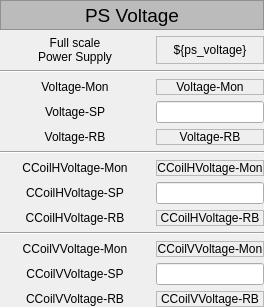
    <widget class="QWidget" name="widget" native="true">
     <layout class="QGridLayout" name="gridLayout_2">
      <property name="leftMargin">
       <number>0</number>
      </property>
      <property name="topMargin">
       <number>0</number>
      </property>
      <property name="rightMargin">
       <number>0</number>
      </property>
      <property name="bottomMargin">
       <number>0</number>
      </property>
      <item row="7" column="1">
       <widget class="PyDMLabel" name="PyDMLabel_24">
        <property name="sizePolicy">
         <sizepolicy hsizetype="Expanding" vsizetype="Expanding">
          <horstretch>0</horstretch>
          <verstretch>0</verstretch>
         </sizepolicy>
        </property>
        <property name="toolTip">
         <string/>
        </property>
        <property name="frameShape">
         <enum>QFrame::StyledPanel</enum>
        </property>
        <property name="text">
         <string>CCoilHVoltage-Mon</string>
        </property>
        <property name="alignment">
         <set>Qt::AlignCenter</set>
        </property>
        <property name="channel" stdset="0">
         <string>ca://${pv_prefix}:CCoilHVoltage-Mon</string>
        </property>
       </widget>
      </item>
      <item row="10" column="0" colspan="2">
       <widget class="QFrame" name="frame_2">
        <property name="frameShape">
         <enum>QFrame::HLine</enum>
        </property>
        <property name="frameShadow">
         <enum>QFrame::Sunken</enum>
        </property>
       </widget>
      </item>
      <item row="7" column="0">
       <widget class="QLabel" name="label_31">
        <property name="sizePolicy">
         <sizepolicy hsizetype="MinimumExpanding" vsizetype="Expanding">
          <horstretch>0</horstretch>
          <verstretch>0</verstretch>
         </sizepolicy>
        </property>
        <property name="minimumSize">
         <size>
          <width>150</width>
          <height>0</height>
         </size>
        </property>
        <property name="text">
         <string>CCoilHVoltage-Mon</string>
        </property>
        <property name="alignment">
         <set>Qt::AlignCenter</set>
        </property>
       </widget>
      </item>
      <item row="11" column="0">
       <widget class="QLabel" name="label_36">
        <property name="sizePolicy">
         <sizepolicy hsizetype="MinimumExpanding" vsizetype="Expanding">
          <horstretch>0</horstretch>
          <verstretch>0</verstretch>
         </sizepolicy>
        </property>
        <property name="minimumSize">
         <size>
          <width>150</width>
          <height>0</height>
         </size>
        </property>
        <property name="text">
         <string>CCoilVVoltage-Mon</string>
        </property>
        <property name="alignment">
         <set>Qt::AlignCenter</set>
        </property>
       </widget>
      </item>
      <item row="4" column="1">
       <widget class="PyDMLineEdit" name="PyDMLineEdit_2">
        <property name="sizePolicy">
         <sizepolicy hsizetype="Expanding" vsizetype="Expanding">
          <horstretch>0</horstretch>
          <verstretch>0</verstretch>
         </sizepolicy>
        </property>
        <property name="toolTip">
         <string/>
        </property>
        <property name="alignment">
         <set>Qt::AlignCenter</set>
        </property>
        <property name="channel" stdset="0">
         <string>ca://${pv_prefix}:Voltage-SP</string>
        </property>
       </widget>
      </item>
      <item row="9" column="0">
       <widget class="QLabel" name="label_33">
        <property name="sizePolicy">
         <sizepolicy hsizetype="MinimumExpanding" vsizetype="Expanding">
          <horstretch>0</horstretch>
          <verstretch>0</verstretch>
         </sizepolicy>
        </property>
        <property name="minimumSize">
         <size>
          <width>150</width>
          <height>0</height>
         </size>
        </property>
        <property name="text">
         <string>CCoilHVoltage-RB</string>
        </property>
        <property name="alignment">
         <set>Qt::AlignCenter</set>
        </property>
       </widget>
      </item>
      <item row="9" column="1">
       <widget class="PyDMLabel" name="PyDMLabel_23">
        <property name="sizePolicy">
         <sizepolicy hsizetype="Expanding" vsizetype="Expanding">
          <horstretch>0</horstretch>
          <verstretch>0</verstretch>
         </sizepolicy>
        </property>
        <property name="toolTip">
         <string/>
        </property>
        <property name="frameShape">
         <enum>QFrame::StyledPanel</enum>
        </property>
        <property name="text">
         <string>CCoilHVoltage-RB</string>
        </property>
        <property name="alignment">
         <set>Qt::AlignCenter</set>
        </property>
        <property name="channel" stdset="0">
         <string>ca://${pv_prefix}:CCoilHVoltage-RB</string>
        </property>
       </widget>
      </item>
      <item row="5" column="0">
       <widget class="QLabel" name="label_30">
        <property name="sizePolicy">
         <sizepolicy hsizetype="MinimumExpanding" vsizetype="Expanding">
          <horstretch>0</horstretch>
          <verstretch>0</verstretch>
         </sizepolicy>
        </property>
        <property name="minimumSize">
         <size>
          <width>150</width>
          <height>0</height>
         </size>
        </property>
        <property name="text">
         <string>Voltage-RB</string>
        </property>
        <property name="alignment">
         <set>Qt::AlignCenter</set>
        </property>
       </widget>
      </item>
      <item row="8" column="1">
       <widget class="PyDMLineEdit" name="PyDMLineEdit_3">
        <property name="sizePolicy">
         <sizepolicy hsizetype="Expanding" vsizetype="Expanding">
          <horstretch>0</horstretch>
          <verstretch>0</verstretch>
         </sizepolicy>
        </property>
        <property name="toolTip">
         <string/>
        </property>
        <property name="alignment">
         <set>Qt::AlignCenter</set>
        </property>
        <property name="channel" stdset="0">
         <string>ca://${pv_prefix}:CCoilHVoltage-SP</string>
        </property>
       </widget>
      </item>
      <item row="6" column="0" colspan="2">
       <widget class="QFrame" name="frame">
        <property name="frameShape">
         <enum>QFrame::HLine</enum>
        </property>
        <property name="frameShadow">
         <enum>QFrame::Sunken</enum>
        </property>
       </widget>
      </item>
      <item row="3" column="1">
       <widget class="PyDMLabel" name="PyDMLabel_8">
        <property name="sizePolicy">
         <sizepolicy hsizetype="Expanding" vsizetype="Expanding">
          <horstretch>0</horstretch>
          <verstretch>0</verstretch>
         </sizepolicy>
        </property>
        <property name="toolTip">
         <string/>
        </property>
        <property name="frameShape">
         <enum>QFrame::StyledPanel</enum>
        </property>
        <property name="text">
         <string>Voltage-Mon</string>
        </property>
        <property name="alignment">
         <set>Qt::AlignCenter</set>
        </property>
        <property name="channel" stdset="0">
         <string>ca://${pv_prefix}:Voltage-Mon</string>
        </property>
       </widget>
      </item>
      <item row="2" column="0" colspan="2">
       <widget class="QFrame" name="frame_3">
        <property name="frameShape">
         <enum>QFrame::HLine</enum>
        </property>
        <property name="frameShadow">
         <enum>QFrame::Sunken</enum>
        </property>
       </widget>
      </item>
      <item row="3" column="0">
       <widget class="QLabel" name="label_28">
        <property name="sizePolicy">
         <sizepolicy hsizetype="MinimumExpanding" vsizetype="Expanding">
          <horstretch>0</horstretch>
          <verstretch>0</verstretch>
         </sizepolicy>
        </property>
        <property name="minimumSize">
         <size>
          <width>150</width>
          <height>0</height>
         </size>
        </property>
        <property name="text">
         <string>Voltage-Mon</string>
        </property>
        <property name="alignment">
         <set>Qt::AlignCenter</set>
        </property>
       </widget>
      </item>
      <item row="12" column="1">
       <widget class="PyDMLineEdit" name="PyDMLineEdit_4">
        <property name="sizePolicy">
         <sizepolicy hsizetype="Expanding" vsizetype="Expanding">
          <horstretch>0</horstretch>
          <verstretch>0</verstretch>
         </sizepolicy>
        </property>
        <property name="toolTip">
         <string/>
        </property>
        <property name="alignment">
         <set>Qt::AlignCenter</set>
        </property>
        <property name="channel" stdset="0">
         <string>ca://${pv_prefix}:CCoilVVoltage-SP</string>
        </property>
       </widget>
      </item>
      <item row="4" column="0">
       <widget class="QLabel" name="label_27">
        <property name="sizePolicy">
         <sizepolicy hsizetype="MinimumExpanding" vsizetype="Expanding">
          <horstretch>0</horstretch>
          <verstretch>0</verstretch>
         </sizepolicy>
        </property>
        <property name="minimumSize">
         <size>
          <width>150</width>
          <height>0</height>
         </size>
        </property>
        <property name="text">
         <string>Voltage-SP</string>
        </property>
        <property name="alignment">
         <set>Qt::AlignCenter</set>
        </property>
       </widget>
      </item>
      <item row="1" column="1">
       <widget class="QLabel" name="label_6">
        <property name="sizePolicy">
         <sizepolicy hsizetype="Expanding" vsizetype="Expanding">
          <horstretch>0</horstretch>
          <verstretch>0</verstretch>
         </sizepolicy>
        </property>
        <property name="frameShape">
         <enum>QFrame::StyledPanel</enum>
        </property>
        <property name="text">
         <string>${ps_voltage}</string>
        </property>
        <property name="alignment">
         <set>Qt::AlignCenter</set>
        </property>
       </widget>
      </item>
      <item row="13" column="1">
       <widget class="PyDMLabel" name="PyDMLabel_25">
        <property name="sizePolicy">
         <sizepolicy hsizetype="Expanding" vsizetype="Expanding">
          <horstretch>0</horstretch>
          <verstretch>0</verstretch>
         </sizepolicy>
        </property>
        <property name="toolTip">
         <string/>
        </property>
        <property name="frameShape">
         <enum>QFrame::StyledPanel</enum>
        </property>
        <property name="text">
         <string>CCoilVVoltage-RB</string>
        </property>
        <property name="alignment">
         <set>Qt::AlignCenter</set>
        </property>
        <property name="channel" stdset="0">
         <string>ca://${pv_prefix}:CCoilVVoltage-RB</string>
        </property>
       </widget>
      </item>
      <item row="1" column="0">
       <widget class="QLabel" name="label_29">
        <property name="sizePolicy">
         <sizepolicy hsizetype="MinimumExpanding" vsizetype="Expanding">
          <horstretch>0</horstretch>
          <verstretch>0</verstretch>
         </sizepolicy>
        </property>
        <property name="minimumSize">
         <size>
          <width>150</width>
          <height>0</height>
         </size>
        </property>
        <property name="acceptDrops">
         <bool>false</bool>
        </property>
        <property name="layoutDirection">
         <enum>Qt::LeftToRight</enum>
        </property>
        <property name="text">
         <string>Full scale
Power Supply</string>
        </property>
        <property name="scaledContents">
         <bool>false</bool>
        </property>
        <property name="alignment">
         <set>Qt::AlignCenter</set>
        </property>
        <property name="wordWrap">
         <bool>true</bool>
        </property>
       </widget>
      </item>
      <item row="11" column="1">
       <widget class="PyDMLabel" name="PyDMLabel_26">
        <property name="sizePolicy">
         <sizepolicy hsizetype="Expanding" vsizetype="Expanding">
          <horstretch>0</horstretch>
          <verstretch>0</verstretch>
         </sizepolicy>
        </property>
        <property name="toolTip">
         <string/>
        </property>
        <property name="frameShape">
         <enum>QFrame::StyledPanel</enum>
        </property>
        <property name="text">
         <string>CCoilVVoltage-Mon</string>
        </property>
        <property name="alignment">
         <set>Qt::AlignCenter</set>
        </property>
        <property name="channel" stdset="0">
         <string>ca://${pv_prefix}:CCoilVVoltage-Mon</string>
        </property>
       </widget>
      </item>
      <item row="8" column="0">
       <widget class="QLabel" name="label_32">
        <property name="sizePolicy">
         <sizepolicy hsizetype="MinimumExpanding" vsizetype="Expanding">
          <horstretch>0</horstretch>
          <verstretch>0</verstretch>
         </sizepolicy>
        </property>
        <property name="minimumSize">
         <size>
          <width>150</width>
          <height>0</height>
         </size>
        </property>
        <property name="text">
         <string>CCoilHVoltage-SP</string>
        </property>
        <property name="alignment">
         <set>Qt::AlignCenter</set>
        </property>
       </widget>
      </item>
      <item row="5" column="1">
       <widget class="PyDMLabel" name="PyDMLabel_7">
        <property name="sizePolicy">
         <sizepolicy hsizetype="Expanding" vsizetype="Expanding">
          <horstretch>0</horstretch>
          <verstretch>0</verstretch>
         </sizepolicy>
        </property>
        <property name="toolTip">
         <string/>
        </property>
        <property name="frameShape">
         <enum>QFrame::StyledPanel</enum>
        </property>
        <property name="text">
         <string>Voltage-RB</string>
        </property>
        <property name="alignment">
         <set>Qt::AlignCenter</set>
        </property>
        <property name="channel" stdset="0">
         <string>ca://${pv_prefix}:Voltage-RB</string>
        </property>
       </widget>
      </item>
      <item row="12" column="0">
       <widget class="QLabel" name="label_34">
        <property name="sizePolicy">
         <sizepolicy hsizetype="MinimumExpanding" vsizetype="Expanding">
          <horstretch>0</horstretch>
          <verstretch>0</verstretch>
         </sizepolicy>
        </property>
        <property name="minimumSize">
         <size>
          <width>150</width>
          <height>0</height>
         </size>
        </property>
        <property name="text">
         <string>CCoilVVoltage-SP</string>
        </property>
        <property name="alignment">
         <set>Qt::AlignCenter</set>
        </property>
       </widget>
      </item>
      <item row="13" column="0">
       <widget class="QLabel" name="label_35">
        <property name="sizePolicy">
         <sizepolicy hsizetype="MinimumExpanding" vsizetype="Expanding">
          <horstretch>0</horstretch>
          <verstretch>0</verstretch>
         </sizepolicy>
        </property>
        <property name="minimumSize">
         <size>
          <width>150</width>
          <height>0</height>
         </size>
        </property>
        <property name="text">
         <string>CCoilVVoltage-RB</string>
        </property>
        <property name="alignment">
         <set>Qt::AlignCenter</set>
        </property>
       </widget>
      </item>
      <item row="0" column="0" colspan="2">
       <widget class="QLabel" name="label_333">
        <property name="sizePolicy">
         <sizepolicy hsizetype="MinimumExpanding" vsizetype="Expanding">
          <horstretch>0</horstretch>
          <verstretch>0</verstretch>
         </sizepolicy>
        </property>
        <property name="minimumSize">
         <size>
          <width>0</width>
          <height>30</height>
         </size>
        </property>
        <property name="maximumSize">
         <size>
          <width>16777215</width>
          <height>30</height>
         </size>
        </property>
        <property name="palette">
         <palette>
          <active>
           <colorrole role="WindowText">
            <brush brushstyle="SolidPattern">
             <color alpha="255">
              <red>0</red>
              <green>0</green>
              <blue>0</blue>
             </color>
            </brush>
           </colorrole>
           <colorrole role="Button">
            <brush brushstyle="SolidPattern">
             <color alpha="255">
              <red>187</red>
              <green>187</green>
              <blue>187</blue>
             </color>
            </brush>
           </colorrole>
           <colorrole role="Light">
            <brush brushstyle="SolidPattern">
             <color alpha="255">
              <red>255</red>
              <green>255</green>
              <blue>255</blue>
             </color>
            </brush>
           </colorrole>
           <colorrole role="Midlight">
            <brush brushstyle="SolidPattern">
             <color alpha="255">
              <red>221</red>
              <green>221</green>
              <blue>221</blue>
             </color>
            </brush>
           </colorrole>
           <colorrole role="Dark">
            <brush brushstyle="SolidPattern">
             <color alpha="255">
              <red>93</red>
              <green>93</green>
              <blue>93</blue>
             </color>
            </brush>
           </colorrole>
           <colorrole role="Mid">
            <brush brushstyle="SolidPattern">
             <color alpha="255">
              <red>125</red>
              <green>125</green>
              <blue>125</blue>
             </color>
            </brush>
           </colorrole>
           <colorrole role="Text">
            <brush brushstyle="SolidPattern">
             <color alpha="255">
              <red>0</red>
              <green>0</green>
              <blue>0</blue>
             </color>
            </brush>
           </colorrole>
           <colorrole role="BrightText">
            <brush brushstyle="SolidPattern">
             <color alpha="255">
              <red>255</red>
              <green>255</green>
              <blue>255</blue>
             </color>
            </brush>
           </colorrole>
           <colorrole role="ButtonText">
            <brush brushstyle="SolidPattern">
             <color alpha="255">
              <red>0</red>
              <green>0</green>
              <blue>0</blue>
             </color>
            </brush>
           </colorrole>
           <colorrole role="Base">
            <brush brushstyle="SolidPattern">
             <color alpha="255">
              <red>255</red>
              <green>255</green>
              <blue>255</blue>
             </color>
            </brush>
           </colorrole>
           <colorrole role="Window">
            <brush brushstyle="SolidPattern">
             <color alpha="255">
              <red>187</red>
              <green>187</green>
              <blue>187</blue>
             </color>
            </brush>
           </colorrole>
           <colorrole role="Shadow">
            <brush brushstyle="SolidPattern">
             <color alpha="255">
              <red>0</red>
              <green>0</green>
              <blue>0</blue>
             </color>
            </brush>
           </colorrole>
           <colorrole role="AlternateBase">
            <brush brushstyle="SolidPattern">
             <color alpha="255">
              <red>221</red>
              <green>221</green>
              <blue>221</blue>
             </color>
            </brush>
           </colorrole>
           <colorrole role="ToolTipBase">
            <brush brushstyle="SolidPattern">
             <color alpha="255">
              <red>255</red>
              <green>255</green>
              <blue>220</blue>
             </color>
            </brush>
           </colorrole>
           <colorrole role="ToolTipText">
            <brush brushstyle="SolidPattern">
             <color alpha="255">
              <red>0</red>
              <green>0</green>
              <blue>0</blue>
             </color>
            </brush>
           </colorrole>
           <colorrole role="PlaceholderText">
            <brush brushstyle="NoBrush">
             <color alpha="128">
              <red>0</red>
              <green>0</green>
              <blue>0</blue>
             </color>
            </brush>
           </colorrole>
          </active>
          <inactive>
           <colorrole role="WindowText">
            <brush brushstyle="SolidPattern">
             <color alpha="255">
              <red>0</red>
              <green>0</green>
              <blue>0</blue>
             </color>
            </brush>
           </colorrole>
           <colorrole role="Button">
            <brush brushstyle="SolidPattern">
             <color alpha="255">
              <red>187</red>
              <green>187</green>
              <blue>187</blue>
             </color>
            </brush>
           </colorrole>
           <colorrole role="Light">
            <brush brushstyle="SolidPattern">
             <color alpha="255">
              <red>255</red>
              <green>255</green>
              <blue>255</blue>
             </color>
            </brush>
           </colorrole>
           <colorrole role="Midlight">
            <brush brushstyle="SolidPattern">
             <color alpha="255">
              <red>221</red>
              <green>221</green>
              <blue>221</blue>
             </color>
            </brush>
           </colorrole>
           <colorrole role="Dark">
            <brush brushstyle="SolidPattern">
             <color alpha="255">
              <red>93</red>
              <green>93</green>
              <blue>93</blue>
             </color>
            </brush>
           </colorrole>
           <colorrole role="Mid">
            <brush brushstyle="SolidPattern">
             <color alpha="255">
              <red>125</red>
              <green>125</green>
              <blue>125</blue>
             </color>
            </brush>
           </colorrole>
           <colorrole role="Text">
            <brush brushstyle="SolidPattern">
             <color alpha="255">
              <red>0</red>
              <green>0</green>
              <blue>0</blue>
             </color>
            </brush>
           </colorrole>
           <colorrole role="BrightText">
            <brush brushstyle="SolidPattern">
             <color alpha="255">
              <red>255</red>
              <green>255</green>
              <blue>255</blue>
             </color>
            </brush>
           </colorrole>
           <colorrole role="ButtonText">
            <brush brushstyle="SolidPattern">
             <color alpha="255">
              <red>0</red>
              <green>0</green>
              <blue>0</blue>
             </color>
            </brush>
           </colorrole>
           <colorrole role="Base">
            <brush brushstyle="SolidPattern">
             <color alpha="255">
              <red>255</red>
              <green>255</green>
              <blue>255</blue>
             </color>
            </brush>
           </colorrole>
           <colorrole role="Window">
            <brush brushstyle="SolidPattern">
             <color alpha="255">
              <red>187</red>
              <green>187</green>
              <blue>187</blue>
             </color>
            </brush>
           </colorrole>
           <colorrole role="Shadow">
            <brush brushstyle="SolidPattern">
             <color alpha="255">
              <red>0</red>
              <green>0</green>
              <blue>0</blue>
             </color>
            </brush>
           </colorrole>
           <colorrole role="AlternateBase">
            <brush brushstyle="SolidPattern">
             <color alpha="255">
              <red>221</red>
              <green>221</green>
              <blue>221</blue>
             </color>
            </brush>
           </colorrole>
           <colorrole role="ToolTipBase">
            <brush brushstyle="SolidPattern">
             <color alpha="255">
              <red>255</red>
              <green>255</green>
              <blue>220</blue>
             </color>
            </brush>
           </colorrole>
           <colorrole role="ToolTipText">
            <brush brushstyle="SolidPattern">
             <color alpha="255">
              <red>0</red>
              <green>0</green>
              <blue>0</blue>
             </color>
            </brush>
           </colorrole>
           <colorrole role="PlaceholderText">
            <brush brushstyle="NoBrush">
             <color alpha="128">
              <red>0</red>
              <green>0</green>
              <blue>0</blue>
             </color>
            </brush>
           </colorrole>
          </inactive>
          <disabled>
           <colorrole role="WindowText">
            <brush brushstyle="SolidPattern">
             <color alpha="255">
              <red>93</red>
              <green>93</green>
              <blue>93</blue>
             </color>
            </brush>
           </colorrole>
           <colorrole role="Button">
            <brush brushstyle="SolidPattern">
             <color alpha="255">
              <red>187</red>
              <green>187</green>
              <blue>187</blue>
             </color>
            </brush>
           </colorrole>
           <colorrole role="Light">
            <brush brushstyle="SolidPattern">
             <color alpha="255">
              <red>255</red>
              <green>255</green>
              <blue>255</blue>
             </color>
            </brush>
           </colorrole>
           <colorrole role="Midlight">
            <brush brushstyle="SolidPattern">
             <color alpha="255">
              <red>221</red>
              <green>221</green>
              <blue>221</blue>
             </color>
            </brush>
           </colorrole>
           <colorrole role="Dark">
            <brush brushstyle="SolidPattern">
             <color alpha="255">
              <red>93</red>
              <green>93</green>
              <blue>93</blue>
             </color>
            </brush>
           </colorrole>
           <colorrole role="Mid">
            <brush brushstyle="SolidPattern">
             <color alpha="255">
              <red>125</red>
              <green>125</green>
              <blue>125</blue>
             </color>
            </brush>
           </colorrole>
           <colorrole role="Text">
            <brush brushstyle="SolidPattern">
             <color alpha="255">
              <red>93</red>
              <green>93</green>
              <blue>93</blue>
             </color>
            </brush>
           </colorrole>
           <colorrole role="BrightText">
            <brush brushstyle="SolidPattern">
             <color alpha="255">
              <red>255</red>
              <green>255</green>
              <blue>255</blue>
             </color>
            </brush>
           </colorrole>
           <colorrole role="ButtonText">
            <brush brushstyle="SolidPattern">
             <color alpha="255">
              <red>93</red>
              <green>93</green>
              <blue>93</blue>
             </color>
            </brush>
           </colorrole>
           <colorrole role="Base">
            <brush brushstyle="SolidPattern">
             <color alpha="255">
              <red>187</red>
              <green>187</green>
              <blue>187</blue>
             </color>
            </brush>
           </colorrole>
           <colorrole role="Window">
            <brush brushstyle="SolidPattern">
             <color alpha="255">
              <red>187</red>
              <green>187</green>
              <blue>187</blue>
             </color>
            </brush>
           </colorrole>
           <colorrole role="Shadow">
            <brush brushstyle="SolidPattern">
             <color alpha="255">
              <red>0</red>
              <green>0</green>
              <blue>0</blue>
             </color>
            </brush>
           </colorrole>
           <colorrole role="AlternateBase">
            <brush brushstyle="SolidPattern">
             <color alpha="255">
              <red>187</red>
              <green>187</green>
              <blue>187</blue>
             </color>
            </brush>
           </colorrole>
           <colorrole role="ToolTipBase">
            <brush brushstyle="SolidPattern">
             <color alpha="255">
              <red>255</red>
              <green>255</green>
              <blue>220</blue>
             </color>
            </brush>
           </colorrole>
           <colorrole role="ToolTipText">
            <brush brushstyle="SolidPattern">
             <color alpha="255">
              <red>0</red>
              <green>0</green>
              <blue>0</blue>
             </color>
            </brush>
           </colorrole>
           <colorrole role="PlaceholderText">
            <brush brushstyle="NoBrush">
             <color alpha="128">
              <red>0</red>
              <green>0</green>
              <blue>0</blue>
             </color>
            </brush>
           </colorrole>
          </disabled>
         </palette>
        </property>
        <property name="font">
         <font>
          <family>Cantarell</family>
          <pointsize>14</pointsize>
         </font>
        </property>
        <property name="autoFillBackground">
         <bool>true</bool>
        </property>
        <property name="frameShape">
         <enum>QFrame::StyledPanel</enum>
        </property>
        <property name="text">
         <string>PS Voltage</string>
        </property>
        <property name="alignment">
         <set>Qt::AlignCenter</set>
        </property>
       </widget>
      </item>
     </layout>
    </widget>
